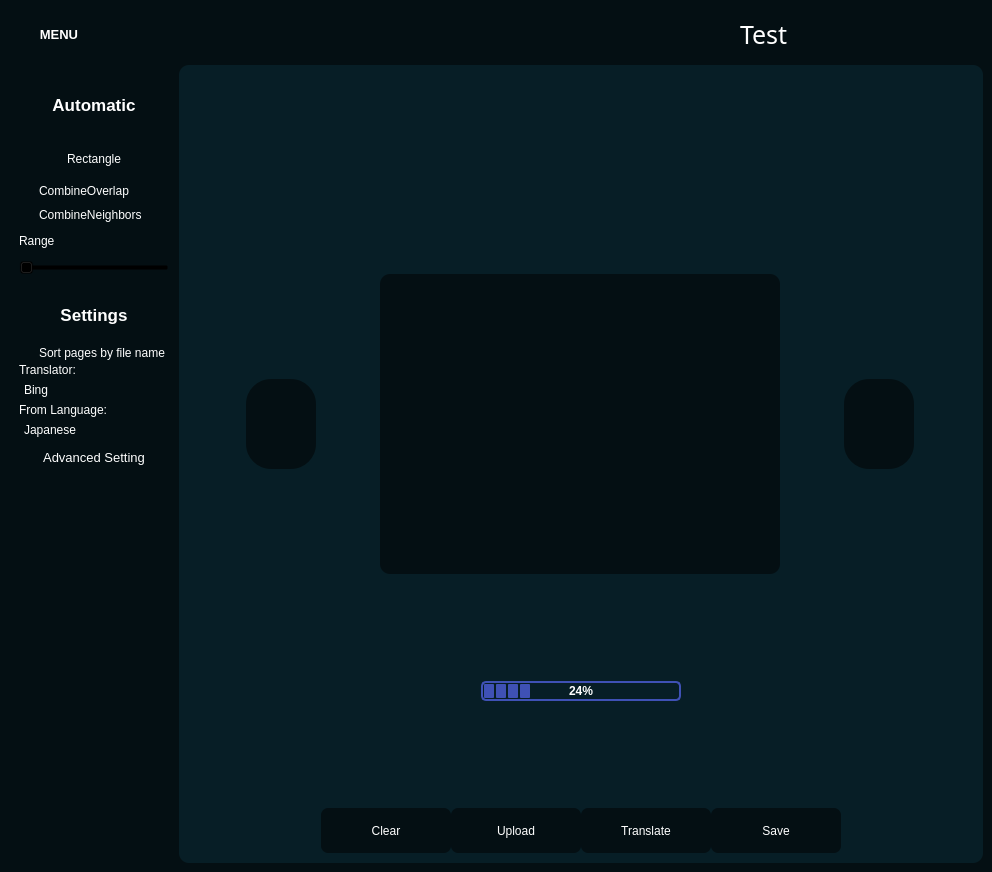
<?xml version="1.0" encoding="UTF-8"?>
<ui version="4.0">
 <class>MainWindow</class>
 <widget class="QMainWindow" name="MainWindow">
  <property name="geometry">
   <rect>
    <x>0</x>
    <y>0</y>
    <width>992</width>
    <height>872</height>
   </rect>
  </property>
  <property name="windowTitle">
   <string>MainWindow</string>
  </property>
  <widget class="QWidget" name="centralwidget">
   <property name="styleSheet">
    <string notr="true">*{
	border:none;
	background-color:transparent;
	color:#fff;
}
#centralwidget{
	background-color:#040f13;
}
#side_menu{
	border-radius: 20px;
}
QPushButton{
	padding:10px;
	background-color:#040f13;
	border-radius:5px;
}
#main_body{
	background-color:#071e26;
	border-radius:10px;
}
</string>
   </property>
   <layout class="QVBoxLayout" name="verticalLayout">
    <item>
     <widget class="QFrame" name="header">
      <property name="minimumSize">
       <size>
        <width>0</width>
        <height>50</height>
       </size>
      </property>
      <property name="maximumSize">
       <size>
        <width>16777215</width>
        <height>50</height>
       </size>
      </property>
      <property name="frameShape">
       <enum>QFrame::StyledPanel</enum>
      </property>
      <property name="frameShadow">
       <enum>QFrame::Raised</enum>
      </property>
      <layout class="QHBoxLayout" name="horizontalLayout_2">
       <property name="spacing">
        <number>0</number>
       </property>
       <property name="leftMargin">
        <number>0</number>
       </property>
       <property name="topMargin">
        <number>0</number>
       </property>
       <property name="rightMargin">
        <number>0</number>
       </property>
       <property name="bottomMargin">
        <number>0</number>
       </property>
       <item alignment="Qt::AlignLeft">
        <widget class="QFrame" name="frame">
         <property name="frameShape">
          <enum>QFrame::StyledPanel</enum>
         </property>
         <property name="frameShadow">
          <enum>QFrame::Raised</enum>
         </property>
         <layout class="QHBoxLayout" name="horizontalLayout_4">
          <property name="spacing">
           <number>0</number>
          </property>
          <property name="leftMargin">
           <number>0</number>
          </property>
          <property name="topMargin">
           <number>0</number>
          </property>
          <property name="rightMargin">
           <number>0</number>
          </property>
          <property name="bottomMargin">
           <number>0</number>
          </property>
          <item>
           <widget class="QPushButton" name="menuButton">
            <property name="minimumSize">
             <size>
              <width>100</width>
              <height>30</height>
             </size>
            </property>
            <property name="maximumSize">
             <size>
              <width>100</width>
              <height>30</height>
             </size>
            </property>
            <property name="font">
             <font>
              <pointsize>10</pointsize>
              <weight>75</weight>
              <bold>true</bold>
             </font>
            </property>
            <property name="text">
             <string>MENU</string>
            </property>
            <property name="icon">
             <iconset resource="Icons/icons.qrc">
              <normaloff>:/Icons/menu.png</normaloff>:/Icons/menu.png</iconset>
            </property>
           </widget>
          </item>
         </layout>
        </widget>
       </item>
       <item>
        <widget class="QFrame" name="frame_3">
         <property name="frameShape">
          <enum>QFrame::StyledPanel</enum>
         </property>
         <property name="frameShadow">
          <enum>QFrame::Raised</enum>
         </property>
         <layout class="QHBoxLayout" name="horizontalLayout_3">
          <property name="spacing">
           <number>0</number>
          </property>
          <property name="leftMargin">
           <number>0</number>
          </property>
          <property name="topMargin">
           <number>0</number>
          </property>
          <property name="rightMargin">
           <number>0</number>
          </property>
          <property name="bottomMargin">
           <number>0</number>
          </property>
          <item>
           <widget class="QPushButton" name="logo">
            <property name="maximumSize">
             <size>
              <width>50</width>
              <height>50</height>
             </size>
            </property>
            <property name="text">
             <string/>
            </property>
            <property name="icon">
             <iconset resource="Icons/icons.qrc">
              <normaloff>:/Icons/pepe.png</normaloff>:/Icons/pepe.png</iconset>
            </property>
            <property name="iconSize">
             <size>
              <width>50</width>
              <height>50</height>
             </size>
            </property>
           </widget>
          </item>
          <item alignment="Qt::AlignHCenter">
           <widget class="QLabel" name="label">
            <property name="font">
             <font>
              <family>Brianne's hand</family>
              <pointsize>19</pointsize>
              <weight>50</weight>
              <bold>false</bold>
             </font>
            </property>
            <property name="text">
             <string>Test</string>
            </property>
           </widget>
          </item>
         </layout>
        </widget>
       </item>
      </layout>
     </widget>
    </item>
    <item>
     <widget class="QFrame" name="frame_2">
      <property name="sizePolicy">
       <sizepolicy hsizetype="Preferred" vsizetype="Expanding">
        <horstretch>0</horstretch>
        <verstretch>0</verstretch>
       </sizepolicy>
      </property>
      <property name="frameShape">
       <enum>QFrame::StyledPanel</enum>
      </property>
      <property name="frameShadow">
       <enum>QFrame::Raised</enum>
      </property>
      <layout class="QHBoxLayout" name="horizontalLayout">
       <property name="spacing">
        <number>0</number>
       </property>
       <property name="leftMargin">
        <number>0</number>
       </property>
       <property name="topMargin">
        <number>0</number>
       </property>
       <property name="rightMargin">
        <number>0</number>
       </property>
       <property name="bottomMargin">
        <number>0</number>
       </property>
       <item>
        <widget class="QWidget" name="side_menu" native="true">
         <property name="maximumSize">
          <size>
           <width>200</width>
           <height>16777215</height>
          </size>
         </property>
         <property name="styleSheet">
          <string notr="true"/>
         </property>
         <layout class="QVBoxLayout" name="verticalLayout_2" stretch="0,0">
          <property name="spacing">
           <number>0</number>
          </property>
          <property name="leftMargin">
           <number>10</number>
          </property>
          <property name="topMargin">
           <number>10</number>
          </property>
          <property name="rightMargin">
           <number>10</number>
          </property>
          <property name="bottomMargin">
           <number>10</number>
          </property>
          <item alignment="Qt::AlignLeft|Qt::AlignTop">
           <widget class="QFrame" name="frame_4">
            <property name="minimumSize">
             <size>
              <width>150</width>
              <height>400</height>
             </size>
            </property>
            <property name="maximumSize">
             <size>
              <width>600</width>
              <height>1000</height>
             </size>
            </property>
            <property name="frameShape">
             <enum>QFrame::StyledPanel</enum>
            </property>
            <property name="frameShadow">
             <enum>QFrame::Raised</enum>
            </property>
            <layout class="QVBoxLayout" name="verticalLayout_3">
             <property name="spacing">
              <number>0</number>
             </property>
             <property name="leftMargin">
              <number>0</number>
             </property>
             <property name="topMargin">
              <number>0</number>
             </property>
             <property name="rightMargin">
              <number>0</number>
             </property>
             <property name="bottomMargin">
              <number>0</number>
             </property>
             <item>
              <widget class="QPushButton" name="Automatic_button">
               <property name="minimumSize">
                <size>
                 <width>60</width>
                 <height>60</height>
                </size>
               </property>
               <property name="font">
                <font>
                 <pointsize>13</pointsize>
                 <weight>75</weight>
                 <bold>true</bold>
                </font>
               </property>
               <property name="styleSheet">
                <string notr="true">QPushButton:hover:!pressed {
    background-color: QLinearGradient( x1: 0, y1: 0, x2: 1, y2: 0, stop: 0 #c471f5, stop: 1 #fa71cd );
}</string>
               </property>
               <property name="text">
                <string>Automatic</string>
               </property>
              </widget>
             </item>
             <item>
              <widget class="QWidget" name="AutoWidget" native="true">
               <property name="maximumSize">
                <size>
                 <width>150</width>
                 <height>150</height>
                </size>
               </property>
               <layout class="QVBoxLayout" name="verticalLayout_4">
                <property name="spacing">
                 <number>0</number>
                </property>
                <property name="leftMargin">
                 <number>0</number>
                </property>
                <property name="topMargin">
                 <number>0</number>
                </property>
                <property name="rightMargin">
                 <number>0</number>
                </property>
                <property name="bottomMargin">
                 <number>0</number>
                </property>
                <item>
                 <widget class="QLabel" name="rectangle_label">
                  <property name="sizePolicy">
                   <sizepolicy hsizetype="MinimumExpanding" vsizetype="MinimumExpanding">
                    <horstretch>0</horstretch>
                    <verstretch>0</verstretch>
                   </sizepolicy>
                  </property>
                  <property name="maximumSize">
                   <size>
                    <width>16777215</width>
                    <height>30</height>
                   </size>
                  </property>
                  <property name="text">
                   <string>Rectangle</string>
                  </property>
                  <property name="alignment">
                   <set>Qt::AlignCenter</set>
                  </property>
                 </widget>
                </item>
                <item>
                 <widget class="QCheckBox" name="combO_box">
                  <property name="text">
                   <string>CombineOverlap</string>
                  </property>
                 </widget>
                </item>
                <item>
                 <widget class="QCheckBox" name="combN_box">
                  <property name="text">
                   <string>CombineNeighbors</string>
                  </property>
                 </widget>
                </item>
                <item>
                 <widget class="QLabel" name="range_label">
                  <property name="maximumSize">
                   <size>
                    <width>150</width>
                    <height>20</height>
                   </size>
                  </property>
                  <property name="text">
                   <string>Range</string>
                  </property>
                 </widget>
                </item>
                <item>
                 <widget class="QSlider" name="rangeSlider">
                  <property name="orientation">
                   <enum>Qt::Horizontal</enum>
                  </property>
                 </widget>
                </item>
               </layout>
              </widget>
             </item>
             <item>
              <widget class="QPushButton" name="Settings_button">
               <property name="minimumSize">
                <size>
                 <width>60</width>
                 <height>60</height>
                </size>
               </property>
               <property name="font">
                <font>
                 <pointsize>13</pointsize>
                 <weight>75</weight>
                 <bold>true</bold>
                 <underline>false</underline>
                 <strikeout>false</strikeout>
                 <stylestrategy>PreferAntialias</stylestrategy>
                </font>
               </property>
               <property name="styleSheet">
                <string notr="true">QPushButton:hover:!pressed {
    background-color: QLinearGradient( x1: 0, y1: 0, x2: 1, y2: 0, stop: 0 #c471f5, stop: 1 #fa71cd );
}</string>
               </property>
               <property name="text">
                <string>Settings</string>
               </property>
               <property name="icon">
                <iconset resource="Icons/icons.qrc">
                 <normaloff>:/Icons/gear.png</normaloff>:/Icons/gear.png</iconset>
               </property>
              </widget>
             </item>
             <item>
              <widget class="QWidget" name="settings_widget" native="true">
               <property name="maximumSize">
                <size>
                 <width>16777215</width>
                 <height>200</height>
                </size>
               </property>
               <layout class="QVBoxLayout" name="verticalLayout_6">
                <property name="spacing">
                 <number>0</number>
                </property>
                <property name="leftMargin">
                 <number>0</number>
                </property>
                <property name="topMargin">
                 <number>0</number>
                </property>
                <property name="rightMargin">
                 <number>0</number>
                </property>
                <property name="bottomMargin">
                 <number>0</number>
                </property>
                <item>
                 <widget class="QCheckBox" name="sort_box">
                  <property name="text">
                   <string>Sort pages by file name</string>
                  </property>
                 </widget>
                </item>
                <item>
                 <widget class="QLabel" name="translator_label">
                  <property name="maximumSize">
                   <size>
                    <width>16777215</width>
                    <height>20</height>
                   </size>
                  </property>
                  <property name="text">
                   <string>Translator:</string>
                  </property>
                 </widget>
                </item>
                <item>
                 <widget class="QComboBox" name="translateOptions">
                  <property name="maximumSize">
                   <size>
                    <width>16777215</width>
                    <height>20</height>
                   </size>
                  </property>
                  <property name="styleSheet">
                   <string notr="true">QComboBox {
    border-color: rgb(85, 170, 255);
}

QComboBox::on {
    border: 2px solid #c2dbfe;
}

QComboBox::drop-down {
    border: 0px;
}

QComboBox QListView {
    border-style: none;
    background-color: black;
}

QComboBox::down-arrow {
    image: url(:/Icons/down-chevron.png);
    width: 10px;
    height: 10px;
}</string>
                  </property>
                  <item>
                   <property name="text">
                    <string>Bing</string>
                   </property>
                  </item>
                  <item>
                   <property name="text">
                    <string>Google</string>
                   </property>
                  </item>
                  <item>
                   <property name="text">
                    <string>DeepL</string>
                   </property>
                  </item>
                 </widget>
                </item>
                <item>
                 <widget class="QLabel" name="label_5">
                  <property name="maximumSize">
                   <size>
                    <width>16777215</width>
                    <height>20</height>
                   </size>
                  </property>
                  <property name="text">
                   <string>From Language:</string>
                  </property>
                 </widget>
                </item>
                <item>
                 <widget class="QComboBox" name="comboBox_3">
                  <property name="maximumSize">
                   <size>
                    <width>16777215</width>
                    <height>20</height>
                   </size>
                  </property>
                  <property name="styleSheet">
                   <string notr="true">QComboBox {
    border-color: rgb(85, 170, 255);
}

QComboBox::on {
    border: 2px solid #c2dbfe;
}

QComboBox::drop-down {
    border: 0px;
}

QComboBox QListView {
    border-style: none;
    background-color: black;
}

QComboBox::down-arrow {
    image: url(:/Icons/down-chevron.png);
    width: 10px;
    height: 10px;
}</string>
                  </property>
                  <item>
                   <property name="text">
                    <string>Japanese</string>
                   </property>
                  </item>
                  <item>
                   <property name="text">
                    <string>Korean</string>
                   </property>
                  </item>
                  <item>
                   <property name="text">
                    <string>Chinese</string>
                   </property>
                  </item>
                  <item>
                   <property name="text">
                    <string>Auto Detect</string>
                   </property>
                  </item>
                 </widget>
                </item>
                <item>
                 <widget class="QPushButton" name="Advance_setting_button">
                  <property name="font">
                   <font>
                    <pointsize>10</pointsize>
                    <weight>50</weight>
                    <bold>false</bold>
                   </font>
                  </property>
                  <property name="styleSheet">
                   <string notr="true">QPushButton:hover:!pressed {
    background-color: QLinearGradient( x1: 0, y1: 0, x2: 1, y2: 0, stop: 0 #c471f5, stop: 1 #fa71cd );
}</string>
                  </property>
                  <property name="text">
                   <string>Advanced Setting</string>
                  </property>
                  <property name="icon">
                   <iconset resource="Icons/icons.qrc">
                    <normaloff>:/Icons/advance.svg</normaloff>:/Icons/advance.svg</iconset>
                  </property>
                 </widget>
                </item>
               </layout>
              </widget>
             </item>
            </layout>
           </widget>
          </item>
          <item>
           <spacer name="verticalSpacer">
            <property name="orientation">
             <enum>Qt::Vertical</enum>
            </property>
            <property name="sizeHint" stdset="0">
             <size>
              <width>20</width>
              <height>500</height>
             </size>
            </property>
           </spacer>
          </item>
         </layout>
        </widget>
       </item>
       <item>
        <widget class="QFrame" name="main_body">
         <property name="sizePolicy">
          <sizepolicy hsizetype="Expanding" vsizetype="Preferred">
           <horstretch>0</horstretch>
           <verstretch>0</verstretch>
          </sizepolicy>
         </property>
         <property name="frameShape">
          <enum>QFrame::StyledPanel</enum>
         </property>
         <property name="frameShadow">
          <enum>QFrame::Raised</enum>
         </property>
         <layout class="QVBoxLayout" name="verticalLayout_8">
          <item>
           <spacer name="verticalSpacer_2">
            <property name="orientation">
             <enum>Qt::Vertical</enum>
            </property>
            <property name="sizeType">
             <enum>QSizePolicy::Fixed</enum>
            </property>
            <property name="sizeHint" stdset="0">
             <size>
              <width>20</width>
              <height>200</height>
             </size>
            </property>
           </spacer>
          </item>
          <item>
           <layout class="QVBoxLayout" name="verticalLayout_7">
            <item>
             <layout class="QHBoxLayout" name="imageDisplay" stretch="1,1,1">
              <item>
               <widget class="QPushButton" name="leftArrow">
                <property name="maximumSize">
                 <size>
                  <width>70</width>
                  <height>90</height>
                 </size>
                </property>
                <property name="styleSheet">
                 <string notr="true">QPushButton {
    height: 90;
    width: 70;
    border-radius: 25px;
    padding: 10px;
    background-color: #040f13;
}
QPushButton:hover:!pressed {
    background-color: QLinearGradient( x1: 0, y1: 0, x2: 1, y2: 0, stop: 0 #c471f5, stop: 1 #fa71cd );
}</string>
                </property>
                <property name="text">
                 <string/>
                </property>
                <property name="icon">
                 <iconset resource="Icons/icons.qrc">
                  <normaloff>:/Icons/play1.png</normaloff>:/Icons/play1.png</iconset>
                </property>
               </widget>
              </item>
              <item>
               <widget class="QWidget" name="imageWidget" native="true">
                <property name="sizePolicy">
                 <sizepolicy hsizetype="MinimumExpanding" vsizetype="MinimumExpanding">
                  <horstretch>0</horstretch>
                  <verstretch>0</verstretch>
                 </sizepolicy>
                </property>
                <property name="maximumSize">
                 <size>
                  <width>400</width>
                  <height>300</height>
                 </size>
                </property>
                <property name="styleSheet">
                 <string notr="true">background-color: #040f13;
border-radius: 10px</string>
                </property>
               </widget>
              </item>
              <item>
               <widget class="QPushButton" name="rightArrow">
                <property name="maximumSize">
                 <size>
                  <width>70</width>
                  <height>90</height>
                 </size>
                </property>
                <property name="styleSheet">
                 <string notr="true">QPushButton {
    height: 90;
    width: 70;
    border-radius: 25px;
    padding: 10px;
    background-color: #040f13;
}

QPushButton:hover:!pressed {
    background-color: QLinearGradient( x1: 0, y1: 0, x2: 1, y2: 0, stop: 0 #c471f5, stop: 1 #fa71cd );
}</string>
                </property>
                <property name="text">
                 <string/>
                </property>
                <property name="icon">
                 <iconset resource="Icons/icons.qrc">
                  <normaloff>:/Icons/play.png</normaloff>:/Icons/play.png</iconset>
                </property>
               </widget>
              </item>
             </layout>
            </item>
            <item alignment="Qt::AlignHCenter|Qt::AlignVCenter">
             <widget class="QProgressBar" name="progressBar">
              <property name="minimumSize">
               <size>
                <width>200</width>
                <height>20</height>
               </size>
              </property>
              <property name="maximumSize">
               <size>
                <width>200</width>
                <height>20</height>
               </size>
              </property>
              <property name="styleSheet">
               <string notr="true">QProgressBar {
    border: 2px solid #3F51B5;
    border-radius: 5px;
    text-align: center;
    font-weight: bold;
}

QProgressBar::chunk {
    background-color: #3F51B5;
    width: 10px;
    margin: 0.5px;
    border-radius:1px;
}</string>
              </property>
              <property name="value">
               <number>24</number>
              </property>
             </widget>
            </item>
            <item>
             <layout class="QHBoxLayout" name="actionsButtons" stretch="0,1,1,0,0,0">
              <property name="spacing">
               <number>0</number>
              </property>
              <property name="rightMargin">
               <number>1</number>
              </property>
              <property name="bottomMargin">
               <number>1</number>
              </property>
              <item>
               <spacer name="horizontalSpacer_2">
                <property name="orientation">
                 <enum>Qt::Horizontal</enum>
                </property>
                <property name="sizeType">
                 <enum>QSizePolicy::MinimumExpanding</enum>
                </property>
                <property name="sizeHint" stdset="0">
                 <size>
                  <width>20</width>
                  <height>20</height>
                 </size>
                </property>
               </spacer>
              </item>
              <item>
               <widget class="QPushButton" name="clearButton">
                <property name="minimumSize">
                 <size>
                  <width>130</width>
                  <height>45</height>
                 </size>
                </property>
                <property name="maximumSize">
                 <size>
                  <width>130</width>
                  <height>45</height>
                 </size>
                </property>
                <property name="styleSheet">
                 <string notr="true">QPushButton {
    height: 20;
    width: 30;
    border-radius: 7px;
    padding: 10px;
    background-color: #040f13;
}

QPushButton:hover:!pressed {
    background-color: QLinearGradient( x1: 0, y1: 0, x2: 1, y2: 0, stop: 0 #c471f5, stop: 1 #fa71cd );
}</string>
                </property>
                <property name="text">
                 <string>Clear</string>
                </property>
               </widget>
              </item>
              <item>
               <widget class="QPushButton" name="upload">
                <property name="minimumSize">
                 <size>
                  <width>130</width>
                  <height>45</height>
                 </size>
                </property>
                <property name="maximumSize">
                 <size>
                  <width>130</width>
                  <height>45</height>
                 </size>
                </property>
                <property name="styleSheet">
                 <string notr="true">QPushButton {
    height: 20;
    width: 30;
    border-radius: 7px;
    padding: 10px;
    background-color: #040f13;
}

QPushButton:hover:!pressed {
    background-color: QLinearGradient( x1: 0, y1: 0, x2: 1, y2: 0, stop: 0 #c471f5, stop: 1 #fa71cd );
}</string>
                </property>
                <property name="text">
                 <string>Upload</string>
                </property>
               </widget>
              </item>
              <item>
               <widget class="QPushButton" name="translate">
                <property name="minimumSize">
                 <size>
                  <width>130</width>
                  <height>45</height>
                 </size>
                </property>
                <property name="maximumSize">
                 <size>
                  <width>130</width>
                  <height>45</height>
                 </size>
                </property>
                <property name="styleSheet">
                 <string notr="true">QPushButton {
    height: 20;
    width: 30;
    border-radius: 7px;
    padding: 10px;
    background-color: #040f13;
}

QPushButton:hover:!pressed {
    background-color: QLinearGradient( x1: 0, y1: 0, x2: 1, y2: 0, stop: 0 #c471f5, stop: 1 #fa71cd );
}</string>
                </property>
                <property name="text">
                 <string>Translate</string>
                </property>
               </widget>
              </item>
              <item>
               <widget class="QPushButton" name="saveButton">
                <property name="minimumSize">
                 <size>
                  <width>130</width>
                  <height>45</height>
                 </size>
                </property>
                <property name="maximumSize">
                 <size>
                  <width>130</width>
                  <height>45</height>
                 </size>
                </property>
                <property name="styleSheet">
                 <string notr="true">QPushButton {
    height: 20;
    width: 30;
    border-radius: 7px;
    padding: 10px;
    background-color: #040f13;
}

QPushButton:hover:!pressed {
    background-color: QLinearGradient( x1: 0, y1: 0, x2: 1, y2: 0, stop: 0 #c471f5, stop: 1 #fa71cd );
}</string>
                </property>
                <property name="text">
                 <string>Save</string>
                </property>
               </widget>
              </item>
              <item>
               <spacer name="horizontalSpacer_3">
                <property name="orientation">
                 <enum>Qt::Horizontal</enum>
                </property>
                <property name="sizeType">
                 <enum>QSizePolicy::MinimumExpanding</enum>
                </property>
                <property name="sizeHint" stdset="0">
                 <size>
                  <width>20</width>
                  <height>20</height>
                 </size>
                </property>
               </spacer>
              </item>
             </layout>
            </item>
           </layout>
          </item>
         </layout>
        </widget>
       </item>
      </layout>
     </widget>
    </item>
   </layout>
  </widget>
 </widget>
 <resources>
  <include location="Icons/icons.qrc"/>
 </resources>
 <connections/>
</ui>
